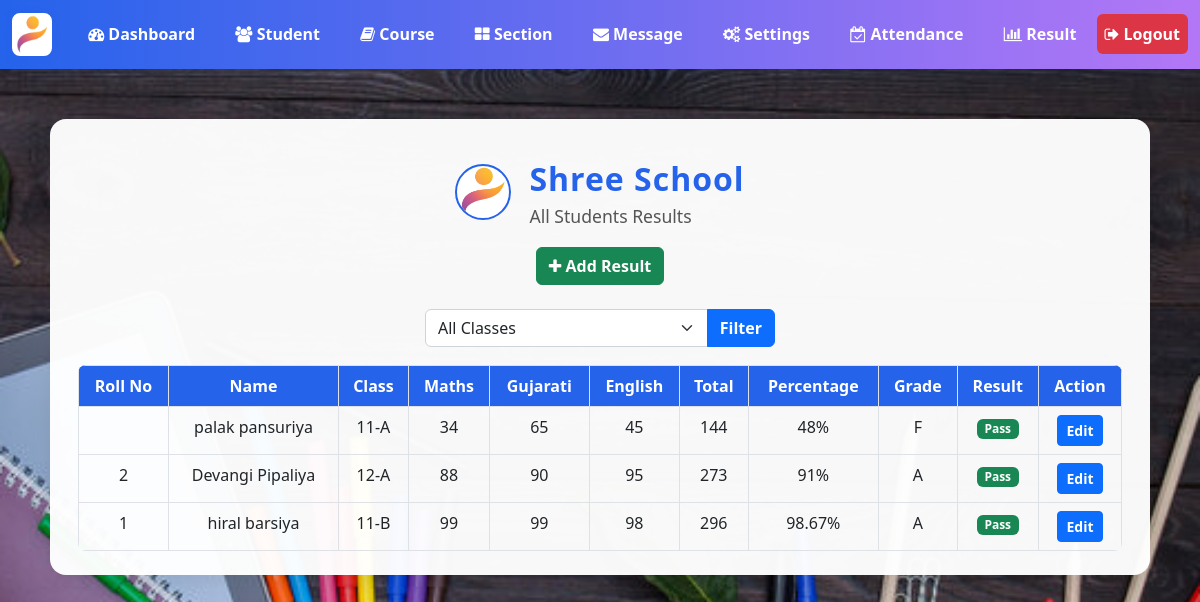
Page /admin/result.php (signed in) on the earlier database version.
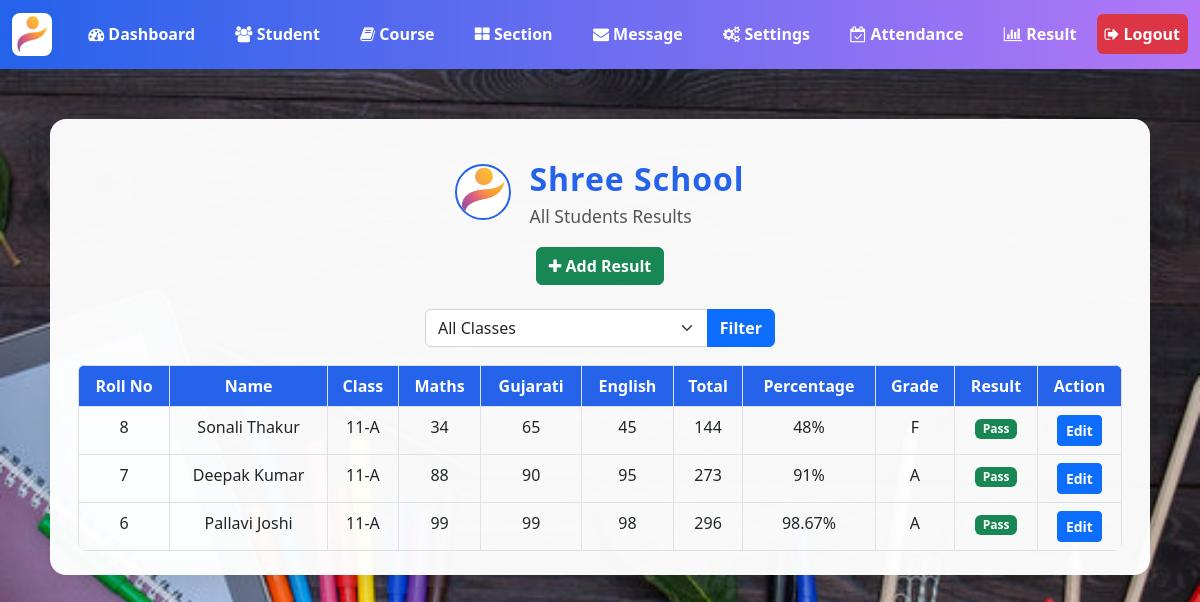
Same page on the later database version.
### tables this page shows
CREATE TABLE `result` (
  `result_id` int(11) NOT NULL,
  `student_id` int(11) NOT NULL,
  `maths` float NOT NULL,
  `gujarati` float NOT NULL,
  `english` float NOT NULL,
  `total` float NOT NULL,
  `percentage` float NOT NULL,
  `grade` varchar(2) NOT NULL,
  `result` varchar(10) NOT NULL
);

CREATE TABLE `students` (
  `student_id` int(11) NOT NULL,
  `roll_no` varchar(20) DEFAULT NULL,
  `username` varchar(127) NOT NULL,
  `password` varchar(255) NOT NULL,
  `fname` varchar(127) NOT NULL,
  `lname` varchar(255) NOT NULL,
  `section` int(11) NOT NULL,
  `address` varchar(31) NOT NULL,
  `gender` varchar(7) NOT NULL,
  `caste` varchar(127) NOT NULL,
  `mobile_number` varchar(20) NOT NULL,
  `email_address` varchar(255) NOT NULL,
  `date_of_birth` date NOT NULL,
  `date_of_joined` timestamp NULL DEFAULT current_timestamp(),
  `parent_fname` varchar(127) NOT NULL,
  `parent_lname` varchar(127) NOT NULL,
  `parent_phone_number` varchar(31) NOT NULL
);

CREATE TABLE `section` (
  `section_id` int(11) NOT NULL,
  `section` varchar(7) NOT NULL
);

### admin/result.php (the view, shortened to what this page needs)
<?php
include '../DB_connection.php';
$sql = "SELECT r.*, s.roll_no, s.fname, s.lname, sec.section
        FROM result r
        JOIN students s ON r.student_id = s.student_id
        JOIN section sec ON s.section = sec.section_id";
$params = [];
$sql .= " ORDER BY r.result_id DESC";
$stmt = $conn->prepare($sql);
$stmt->execute($params);
$results = $stmt->fetchAll(PDO::FETCH_ASSOC);
?>
<!DOCTYPE html>
<html>
<head>
    <link rel="stylesheet" href="https://cdn.jsdelivr.net/npm/bootstrap@5.2.0/dist/css/bootstrap.min.css">
    <link rel="stylesheet" href="../css/style.css">
    <link rel="stylesheet" href="https://cdnjs.cloudflare.com/ajax/libs/font-awesome/4.7.0/css/font-awesome.min.css">
</head>
<body>
<?php include "inc/navbar.php"; ?>
<div class="result-card">
    <div class="school-header">
        <img src="../logo2.png" alt="Shree School Logo">
        <div>
            <div class="school-title">Shree School</div>
            <div style="font-size:1.1rem;color:#555 ; ">All Students Results</div>
        </div>
    </div>
    <div class="center-btns">
        <a href="result-add.php" class="btn btn-success"><i class="fa fa-plus"></i> Add Result</a>
    </div>
    <form method="get" class="filter-form">
        <div class="input-group">
            <select name="section_id" class="form-select" onchange="this.form.submit()">
                <option value="all">All Classes</option>
            </select>
            <button class="btn btn-primary" type="submit">Filter</button>
        </div>
    </form>
    <div class="table-responsive">
    <table class="table table-bordered result-table mx-auto">
        <thead>
            <tr>
                <th>Roll No</th>
                <th>Name</th>
                <th>Class</th>
                <th>Maths</th>
                <th>Gujarati</th>
                <th>English</th>
                <th>Total</th>
                <th>Percentage</th>
                <th>Grade</th>
                <th>Result</th>
                <th>Action</th>
            </tr>
        </thead>
        <tbody>
        <?php foreach($results as $row): ?>
            <tr>
                <td><?= htmlspecialchars($row['roll_no']) ?></td>
                <td><?= htmlspecialchars($row['fname'].' '.$row['lname']) ?></td>
                <td><?= htmlspecialchars($row['section']) ?></td>
                <td><?= htmlspecialchars($row['maths']) ?></td>
                <td><?= htmlspecialchars($row['gujarati']) ?></td>
                <td><?= htmlspecialchars($row['english']) ?></td>
                <td><?= htmlspecialchars($row['total']) ?></td>
                <td><?= round($row['percentage'],2) ?>%</td>
                <td><?= htmlspecialchars($row['grade']) ?></td>
                <td>
                    <?php if ($row['result'] == 'Pass'): ?>
                        <span class="badge bg-success">Pass</span>
                    <?php else: ?>
                        <span class="badge bg-danger">Fail</span>
                    <?php endif; ?>
                </td>
                <td>
                    <a href="result-edit.php?id=<?= $row['result_id'] ?>" class="btn btn-primary btn-sm">Edit</a>
                </td>
            </tr>
        <?php endforeach; ?>
        </tbody>
    </table>
    </div>
</div>
</body>
</html>

### admin/inc/navbar.php (shortened to what this page needs)
<nav class="navbar navbar-expand-lg navbar-dark bg-dark custom-navbar">
  <div class="container-fluid">
    <a class="navbar-brand" href="index.php">
      <img src="../logo2.png" width="40" style="border-radius:8px;box-shadow:0 2px 8px #2563eb55;">
    </a>
    <div class="collapse navbar-collapse" id="navbarSupportedContent">
      <ul class="navbar-nav nav-fill w-100 mb-lg-0" id="navLinks" style="flex: 1;">
        <li class="nav-item">
          <a class="nav-link text-center" aria-current="page" href="index.php">
            <i class="fa fa-dashboard"></i> Dashboard
          </a>
        </li>
        <li class="nav-item">
          <a class="nav-link text-center" href="student.php">
            <i class="fa fa-users"></i> Student
          </a>
        </li>
        <li class="nav-item">
          <a class="nav-link text-center" href="course.php">
            <i class="fa fa-book"></i> Course
          </a>
        </li>
        <li class="nav-item">
          <a class="nav-link text-center" href="section.php">
            <i class="fa fa-th-large"></i> Section
          </a>
        </li>
        <li class="nav-item">
          <a class="nav-link text-center" href="message.php">
            <i class="fa fa-envelope"></i> Message
          </a>
        </li>
        <li class="nav-item">
          <a class="nav-link text-center" href="settings.php">
            <i class="fa fa-cogs"></i> Settings
          </a>
        </li>
        <li class="nav-item">
          <a class="nav-link text-center" href="attendance.php">
            <i class="fa fa-calendar-check-o"></i> Attendance
          </a>
        </li>
        <li class="nav-item">
          <a class="nav-link text-center" href="result.php">
            <i class="fa fa-bar-chart"></i> Result
          </a>
        </li>
      </ul>
      <ul class="navbar-nav me-right mb-2 mb-lg-0 bg-danger rounded">
        <li class="nav-item">
          <a class="nav-link" href="../logout.php">
            <i class="fa fa-sign-out"></i> Logout
          </a>
        </li>
      </ul>
    </div>
  </div>
</nav>
<link rel="stylesheet" href="https://cdnjs.cloudflare.com/ajax/libs/font-awesome/4.7.0/css/font-awesome.min.css">

### css/style.css (style rules this page uses)
.custom-navbar { background: linear-gradient(90deg, #2563eb 0%, #b377f6ff 100%) !important; box-shadow: 0 2px 12px rgba(37,99,235,0.08); }
.custom-navbar .navbar-brand img { border: 2px solid #fff; background: #fff; }
.custom-navbar .nav-link { color: #fff !important; font-weight: 600; transition: background 0.2s, color 0.2s; }

### admin/result.php (style rules this page uses)
body { background: url('../img/back.jpg') no-repeat center center fixed; background-size: cover; font-family: 'Segoe UI', Arial, sans-serif; }
.result-card { background: rgba(255,255,255,0.97); border-radius: 16px; box-shadow: 0 4px 24px rgba(0,0,0,0.10); padding: 36px 28px 24px 28px; max-width: 1100px; margin: 50px auto 0 auto; }
.school-header { display: flex; align-items: center; justify-content: center; gap: 18px; margin-bottom: 18px; }
.school-header img { height: 56px; width: 56px; border-radius: 50%; border: 2px solid #2563eb; background: #fff; }
.school-title { font-size: 2rem; font-weight: 700; color: #2563eb; letter-spacing: 1px; }
.result-table th { background: #2563eb; color: #fff; text-align: center; }
.result-table td { text-align: center; font-weight: 500; }
.result-table { border-radius: 8px; overflow: hidden; margin-bottom: 0; }
.btn-primary, .btn-success { font-weight: 600; }
.center-btns { display: flex; justify-content: center; gap: 16px; margin-bottom: 24px; }
.filter-form { max-width: 350px; margin: 0 auto 18px auto; }

Differences in the rows shown:
changed through a linked row, result: student.roll_no (not shown) → "8"; student.lname "palak pansuriya" → "Sonali Thakur"
changed through a linked row, result: student.roll_no "2" → "7"; student.lname "Devangi Pipaliya" → "Deepak Kumar"; section.section "12-A" → "11-A"
changed through a linked row, result: student.roll_no "1" → "6"; student.lname "hiral barsiya" → "Pallavi Joshi"; section.section "11-B" → "11-A"
